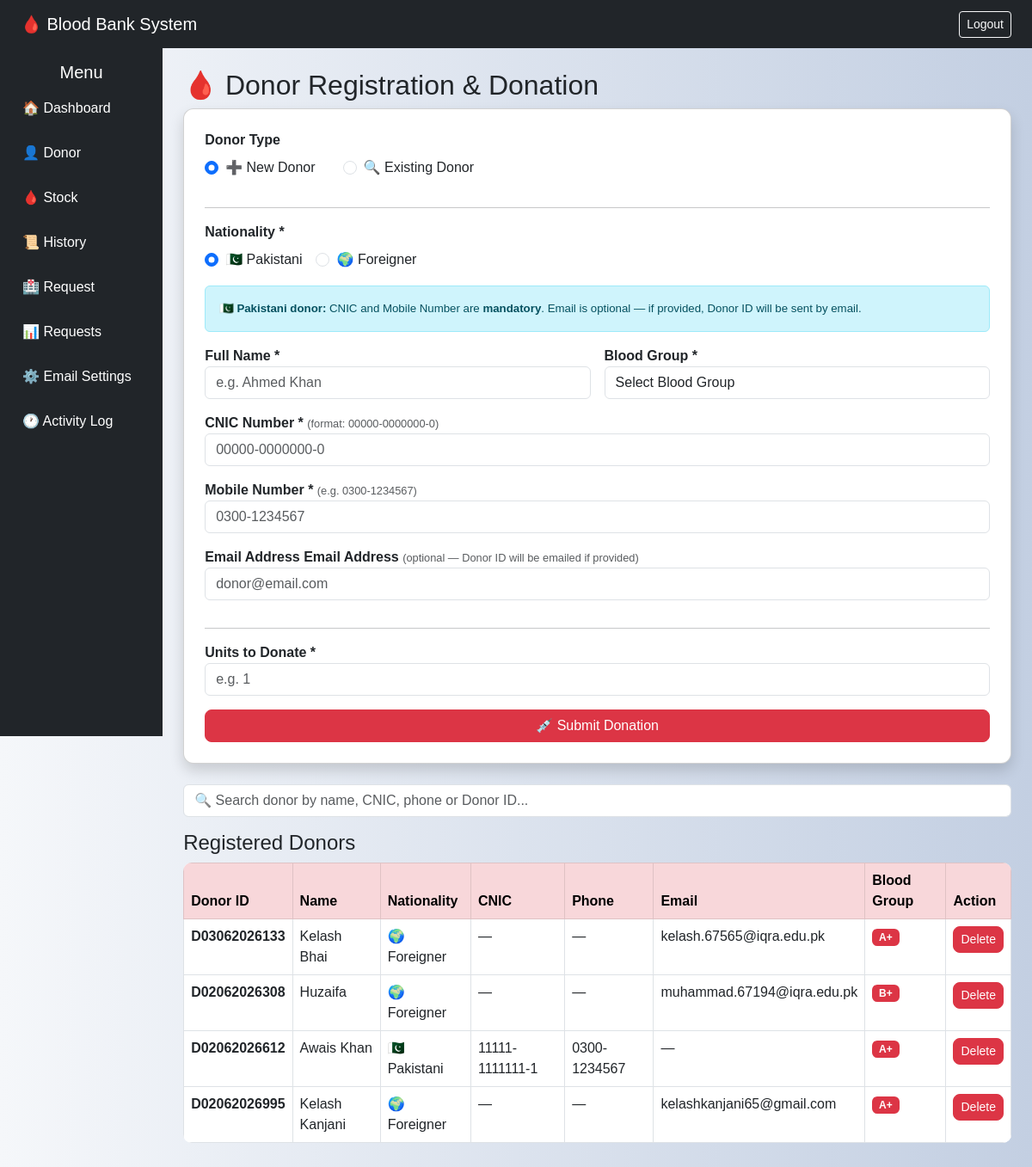
/donor (signed in), run on the app's committed database.
### tables this page shows
CREATE TABLE Donor(
        id           INTEGER PRIMARY KEY AUTOINCREMENT,
        donor_code   TEXT UNIQUE NOT NULL,
        name         TEXT NOT NULL,
        nationality  TEXT NOT NULL DEFAULT 'Pakistani'
                     CHECK(nationality IN ('Pakistani','Foreigner')),
        cnic         TEXT UNIQUE,
        phone        TEXT UNIQUE,
        email        TEXT UNIQUE,
        blood_group  TEXT NOT NULL
                     CHECK(blood_group IN ('A+','A-','B+','B-',
                                           'O+','O-','AB+','AB-'))
    );

### app.py (the view, shortened to what this page needs)
@app.route("/donor", methods=["GET", "POST"])
def donor():
    if "user" not in session:
        return redirect("/login")
    sp_purge_expired_stock()
    conn = get_db()
    cur = conn.cursor()
    cur.execute("SELECT * FROM Donor ORDER BY id DESC")
    donors = cur.fetchall()
    conn.close()
    return render_template("donor.html", donors=donors)

### app.py (called while the page is built)
def get_db():
    conn = sqlite3.connect("database.db")
    conn.row_factory = sqlite3.Row
    return conn

def sp_purge_expired_stock():
    today = str(date.today())
    conn  = get_db()
    cur   = conn.cursor()
    cur.execute("DELETE FROM Stock WHERE expiry_date < ?", (today,))
    deleted = cur.rowcount
    conn.commit()
    conn.close()
    return deleted

### templates/donor.html (shortened to what this page needs)
{% extends "base.html" %}
{% block content %}
<h2>🩸 Donor Registration & Donation</h2>
<form method="POST" class="card p-4 shadow mb-4" id="donorForm">
<div class="mb-3">
    <label class="fw-bold">Donor Type</label>
    <div class="d-flex gap-3 mt-2">
        <div class="form-check form-check-inline">
            <input class="form-check-input" type="radio" name="donor_type"
                   id="typeNew" value="new" checked>
            <label class="form-check-label" for="typeNew">➕ New Donor</label>
        </div>
        <div class="form-check form-check-inline">
            <input class="form-check-input" type="radio" name="donor_type"
                   id="typeOld" value="old">
            <label class="form-check-label" for="typeOld">🔍 Existing Donor</label>
        </div>
    </div>
</div>
<hr>
<div id="sectionNew">
    <div class="mb-3">
        <label class="fw-bold">Nationality *</label>
        <div class="d-flex gap-3 mt-2">
            <div class="form-check">
                <input class="form-check-input" type="radio" name="nationality"
                       id="natPK" value="Pakistani" checked>
                <label class="form-check-label" for="natPK">🇵🇰 Pakistani</label>
            </div>
            <div class="form-check">
                <input class="form-check-input" type="radio" name="nationality"
                       id="natFG" value="Foreigner">
                <label class="form-check-label" for="natFG">🌍 Foreigner</label>
            </div>
        </div>
    </div>
    <div id="natInfoBox" class="alert alert-info mb-3" style="font-size:.83rem;">
    </div>
    <div class="row g-3 mb-3">
        <div class="col-md-6">
            <label class="fw-bold">Full Name *</label>
            <input type="text" name="name" id="newName"
                   class="form-control" placeholder="e.g. Ahmed Khan">
        </div>
        <div class="col-md-6">
            <label class="fw-bold">Blood Group *</label>
            <select name="blood_group" id="newBg" class="form-control">
                <option value="">Select Blood Group</option>
            </select>
        </div>
    </div>
    <div class="mb-3" id="cnicField">
        <label class="fw-bold">
            CNIC Number *
            <span class="text-muted fw-normal" style="font-size:.8rem;">(format: 00000-0000000-0)</span>
        </label>
        <input type="text" name="cnic" id="cnicInput"
               class="form-control" placeholder="00000-0000000-0"
               maxlength="15" autocomplete="off">
    </div>
    <div class="mb-3" id="phoneField">
        <label class="fw-bold">
            Mobile Number *
            <span class="text-muted fw-normal" style="font-size:.8rem;">(e.g. 0300-1234567)</span>
        </label>
        <input type="text" name="phone" id="phoneInput"
               class="form-control" placeholder="0300-1234567"
               maxlength="13" autocomplete="off">
    </div>
    <div class="mb-3" id="emailField">
        <label class="fw-bold" id="emailLabel">
            Email Address
            <span class="text-muted fw-normal" style="font-size:.8rem;" id="emailHint">
            </span>
        </label>
        <input type="email" name="email" id="emailInput"
               class="form-control" placeholder="donor@email.com">
    </div>
</div>
<hr>
<div class="mb-3">
    <label class="fw-bold">Units to Donate *</label>
    <input type="number" name="units" id="unitsInput"
           class="form-control" placeholder="e.g. 1" min="1" required>
</div>
<button type="submit" class="btn btn-danger px-5" id="submitBtn">
    💉 Submit Donation
</button>
</form>
<input type="text" id="searchInput"
       class="form-control mb-3"
       placeholder="🔍 Search donor by name, CNIC, phone or Donor ID...">
<h4>Registered Donors</h4>
<div style="overflow-x:auto;">
<table class="table table-bordered table-hover" id="donorTable">
    <thead class="table-danger">
        <tr>
            <th>Donor ID</th>
            <th>Name</th>
            <th>Nationality</th>
            <th>CNIC</th>
            <th>Phone</th>
            <th>Email</th>
            <th>Blood Group</th>
            <th>Action</th>
        </tr>
    </thead>
    <tbody>
        {% for d in donors %}
        <tr>
            <td><b>{{ d['donor_code'] }}</b></td>
            <td>{{ d['name'] }}</td>
            <td>
                {% if d['nationality'] == 'Pakistani' %}
                    🇵🇰 Pakistani
                {% else %}
                    🌍 Foreigner
                {% endif %}
            </td>
            <td>{{ d['cnic'] or '—' }}</td>
            <td>{{ d['phone'] or '—' }}</td>
            <td>{{ d['email'] or '—' }}</td>
            <td><span class="badge bg-danger">{{ d['blood_group'] }}</span></td>
            <td>
                <a href="/delete/{{ d['id'] }}"
                   class="btn btn-danger btn-sm"
                   onclick="return confirm('Delete {{ d['name'] }}?')">Delete</a>
            </td>
        </tr>
        {% endfor %}
    </tbody>
</table>
</div>
{% endblock %}

### static/style.css (style rules this page uses)
body { background: linear-gradient(to right,#f5f7fa,#c3cfe2); font-family: Arial; }
.card { border-radius:12px; transition:0.3s; }
.table { background:white; border-radius:10px; overflow:hidden; }
.btn-danger { border-radius:8px; }

### data on the page
Donor: donor_code "D03062026133", name "Kelash Bhai", nationality "🌍 Foreigner", d "—", email "kelash.67565@iqra.edu.pk", blood_group "A+"
Donor: donor_code "D02062026308", name "Huzaifa", nationality "🌍 Foreigner", d "—", email "muhammad.67194@iqra.edu.pk", blood_group "B+"
Donor: donor_code "D02062026612", name "Awais Khan", nationality "🇵🇰 Pakistani", cnic "11111-1111111-1", phone "0300-1234567", d "—", blood_group "A+"
Donor: donor_code "D02062026995", name "Kelash Kanjani", nationality "🌍 Foreigner", d "—", email "kelashkanjani65@gmail.com", blood_group "A+"
